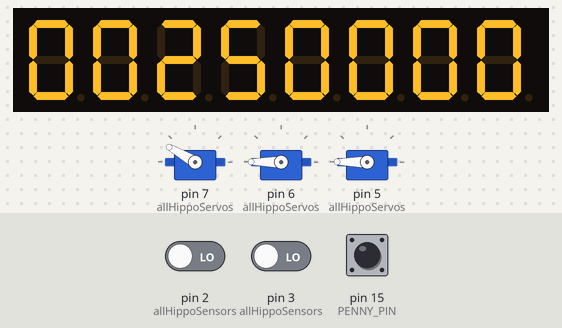
The sketch below on a simulated Arduino Uno, built with avr-gcc and run on an emulated ATmega328P. Shown: 3 × servo, 8-digit seven-segment display. The inputs (shaded band) are chosen by the test bench; at power-on: pin 2 (allHippoSensors) LOW, pin 3 (allHippoSensors) LOW, pin 15 (PENNY_PIN) HIGH. Random numbers use the default seed unless the sketch sets one.

Above: at 10.4 s.
10.5 s: pin 2 (allHippoSensors) driven HIGH
At 11.8 s:
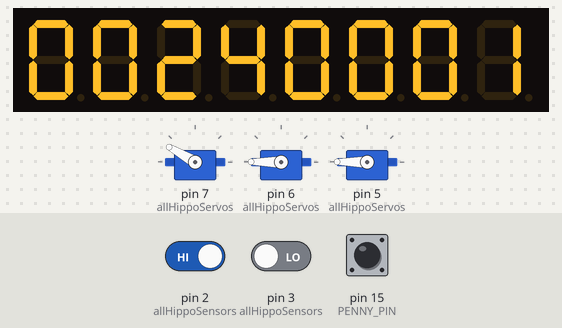
12.5 s: pin 3 (allHippoSensors) driven HIGH
At 13.4 s:
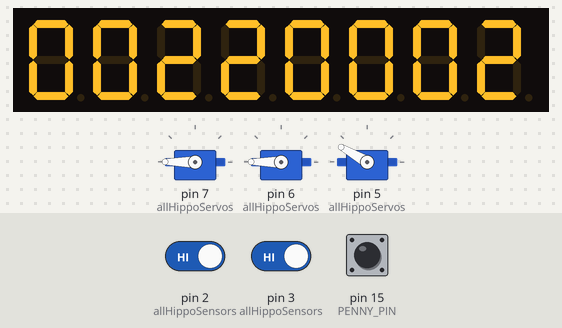
At 15.8 s:
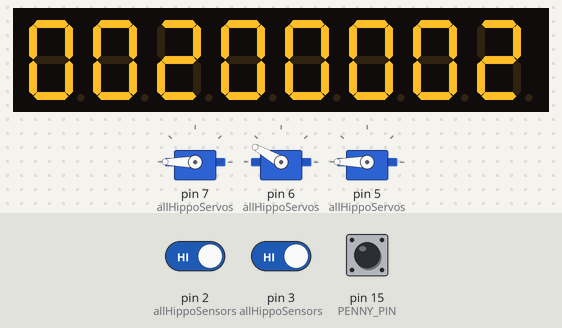
Timing chart, 0 to 20.5 s (numbered marks = the images above; inputs shaded):
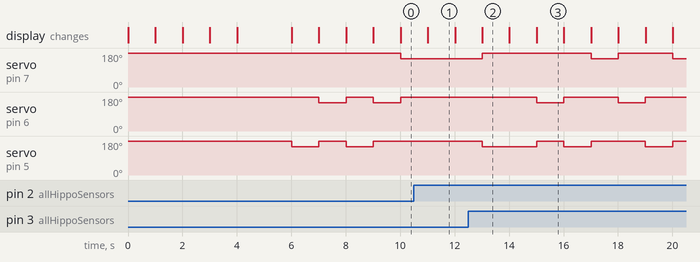

The sketch:

460_final_code.ino
```cpp
// ------------------------------------
// Chomp Challenge Game Code
// ------------------------------------
#include <Servo.h>      ///< Servo Library https://docs.arduino.cc/libraries/servo/
#include "LedControl.h" ///< MAX7219 Control https://wayoda.github.io/LedControl/

// ------------------------------------
// Penny Config
// ------------------------------------
#define PENNY_PIN 15

// ------------------------------------
// LED Display Config
// ------------------------------------
#define LC_DIN     12 ///< Data In Pin
#define LC_CLK     11 ///< Clock Pin
#define LC_CS      10 ///< CS Pin
#define LC_DEVICES 1  ///< Number of MAX7219 ICs

LedControl lc = LedControl(LC_DIN, LC_CLK, LC_CS, LC_DEVICES);

#define DISPLAY_LEFT  4 ///< Index for writing to the left 7 segement display
#define DISPLAY_RIGHT 0 ///< Index for writing to the right 7 segement display

// ------------------------------------
// IR Sensors (Ball Score Detectors)
// ------------------------------------
#define HIPPO1_SENSOR 2  ///< GPIO Pin for IR Sensor 1
#define HIPPO2_SENSOR 3  ///< GPIO Pin for IR Sensor 2 (baby)
#define HIPPO3_SENSOR 21 ///< GPIO Pin for IR Sensor 3

#define NUM_HIPPO_SENSORS 3 ///< Total Number of IR sensors for scoring

/// Look UP Table (LUT) of all available hippo sensors as defined above
const int allHippoSensors[NUM_HIPPO_SENSORS] = {
  HIPPO1_SENSOR, HIPPO2_SENSOR, HIPPO3_SENSOR
};

// ------------------------------------
// Servos (Hippo Mouths)
// ------------------------------------
#define HIPPO1_SERVO 7 ///< GPIO Pin for Hippo 1
#define HIPPO2_SERVO 6 ///< GPIO Pin for Hippo 2 (baby)
#define HIPPO3_SERVO 5 ///< GPIO Pin for Hippo 3

#define NUM_HIPPO_SERVO 3 ///< Total Number of actuated Hippos

/// Look UP Table (LUT) of all available hippo servos as defined above
const int allHippoServos[NUM_HIPPO_SERVO] = {
  HIPPO1_SERVO, HIPPO2_SERVO, HIPPO3_SERVO
};

/// Servo array to easily handle all hippo servos at once (or individually using index-based accessing)
Servo hippoServo[NUM_HIPPO_SERVO];

#define HIPPO_ANGLE_CLOSED 180 /// Defined servo angle to have hippo mouth fully CLOSED
#define HIPPO_ANGLE_OPEN   150 /// Defined servo angle to have hippo mouth OPEN up to approximately 30degrees (enough for the ball to score)

// ------------------------------------
// Game Config
// ------------------------------------
#define GAME_DURATION_S 30 ///< The amount of time in seconds to alot for a game
#define END_GAME_WAIT_S 5 ///< Amount of time in seconds to wait

/// States to track game (based on FSM drawing)
enum state {
  IDLE,
  START,
  PLAYING,
  END
};

// ------------------------------------
// Globals
// ------------------------------------
volatile unsigned int score = 0; ///< Tracking player score
unsigned int timeLeft = 0;       ///< Track time left in a game
unsigned int pennyInserted = 0;  ///< Value asserted if penny is inserted, else value is deasserted
state CS = IDLE;                 ///< Current State
state NS = IDLE;                 ///< Next State
unsigned long prevTime = 0;      ///< Variable to hold previous time in milliseconds for non-blocking cyclic code execution or timeouts

// ------------------------------------
// ISR Debounce Tracking
// ------------------------------------
volatile unsigned long lastTriggerTime[NUM_HIPPO_SENSORS] = {0};
const unsigned long SENSOR_DEBOUNCE_MS = 3000; // Number of milliseconds to wait before accepting a new score

// ====================================================================
// Functions
// ====================================================================

/// Penny Input Initalization function to set the pin mode to appropriate GPIO pin
void PennyInit() {
  pinMode(PENNY_PIN, INPUT_PULLUP);
}

// ----------------------------------------------------------------------
// Display Controller
// ----------------------------------------------------------------------

/// Reset and clear the display
void DisplayReset() {
  lc.shutdown(0, false);
  lc.setIntensity(0, 8);
  lc.clearDisplay(0);
}

/// Write a value to the display given the offset and the value to write
/// @param startDigit The digit to start at when writing to the display (DISPLAY_LEFT or DISPLAY_WRITE)
/// @param value The value to write to the display
void _DisplayWrite(int startDigit, int value) {
  lc.setDigit(0, startDigit,     value % 10, false);
  lc.setDigit(0, startDigit + 1, (value / 10) % 10, false);
  lc.setDigit(0, startDigit + 2, (value / 100) % 10, false);
  lc.setDigit(0, startDigit + 3, (value / 1000) % 10, false);
}

/// A friendly method to write to the display (easier for user)
/// @param disp 0 for left display, 1 for right display, 2 for both left and right display
/// @param value The value to write to the display
void DisplayWrite(int disp, int value) {
  switch (disp) {
    case 0: _DisplayWrite(DISPLAY_LEFT, value); break;
    case 1: _DisplayWrite(DISPLAY_RIGHT, value); break;
    case 2:
      _DisplayWrite(DISPLAY_LEFT, value);
      _DisplayWrite(DISPLAY_RIGHT, value);
      break;
  }
}

/// Countdown from `count` seconds to 0 (blocking function)
/// @param count Starting countdown value
void DisplayCountdown(int count) {
  DisplayWrite(1, 0);
  for (int i = count; i > 0; i--) {
    DisplayWrite(0, i);
    delay(1000);
  }
}

/// Writes to the displays to update score and counter during game `PLAYING` state
/// @param timeLeft New timer value
/// @param score Score value
void DisplayUpdateCounters(int timeLeft, int score) {
  DisplayWrite(0, timeLeft);
  DisplayWrite(1, score);
}

// ----------------------------------------------------------------------
// IDLE DISPLAY ANIMATION (Rolling numbers)
// ----------------------------------------------------------------------
void IdleAnimation_Rolling() {
  static unsigned long lastRoll = 0; ///< Store last roll timestamp
  static int rollValue = 0; ///< Value to store rolling number

  // Check for 150ms passing and update rolling counter value on scoreboards
  if (millis() - lastRoll > 150) {
    lastRoll = millis();
    rollValue = (rollValue + 1) % 10000;

    DisplayWrite(0, rollValue); ///< Write the CountUp Value on left display
    DisplayWrite(1, 9999 - rollValue); ///< Write the CountDown value on right display
  }
}

/// Run `IDLE` state animation
void RunIdleAnimations() {
  IdleAnimation_Rolling();
}

// ----------------------------------------------------------------------
// Servos
// ----------------------------------------------------------------------

/// Runs at startup
/// Initialize all hippo servos and reset to CLOSED state
void ServoSetup() {
  for (int i = 0; i < NUM_HIPPO_SERVO; ++i) {
    hippoServo[i].attach(allHippoServos[i]);
    hippoServo[i].write(HIPPO_ANGLE_CLOSED);
  }
  /// Set new random seed based on 'noise' from analog input 0 to randomize chosen hippos on startup
  randomSeed(analogRead(0));
}

/// Reset all hippo servos to CLOSED state
void ServoReset() {
  for (int i = 0; i < NUM_HIPPO_SERVO; ++i)
    hippoServo[i].write(HIPPO_ANGLE_CLOSED);
}

/// Set all hippo servo angles to a specific value
/// @param angle The angle to set the servo to
void ServoSetAngle(int angle) {
  for (int i = 0; i < NUM_HIPPO_SERVO; ++i)
    hippoServo[i].write(angle);
}

/// Open a random hippos mouth
void ServoOpenHippoMouth() {
  int servoNum = random(0, NUM_HIPPO_SERVO); ///< Select random hippo index 0 to `NUM_HIPPO_SERVO`
  ServoSetAngle(HIPPO_ANGLE_CLOSED); ///< Reset all hippos to closed
  hippoServo[servoNum].write(HIPPO_ANGLE_OPEN); ///< Command the randomly selected hippo to open
}

/// Close all hippo mouths
void ServoCloseALLHippoMouth() {
  ServoSetAngle(HIPPO_ANGLE_CLOSED);
}

// ----------------------------------------------------------------------
// IDLE DISPLAY ANIMATION (Rolling numbers)
// ----------------------------------------------------------------------

/// ISR Function for normal points (1 point) hippo
void SensorISR_Normal() {
  int sensorIndex = 0; // Index of sensor this ISR is attached to
  unsigned long now = millis(); // Store current timestamp

  // Check if time elapsed from last detection is less than configured `SENSOR_DEBOUNCE_MS`
  if (now - lastTriggerTime[sensorIndex] >= SENSOR_DEBOUNCE_MS) {
    score++; // Increment score
    lastTriggerTime[sensorIndex] = now; // Update last detection
  }
}

/// ISR Function for normal points (1 point) hippo
void SensorISR_Normal2() {
  int sensorIndex = 1; // Index of sensor this ISR is attached to
  unsigned long now = millis(); // Store current timestamp

  // Check if time elapsed from last detection is less than configured `SENSOR_DEBOUNCE_MS`
  if (now - lastTriggerTime[sensorIndex] >= SENSOR_DEBOUNCE_MS) {
    score++;
    lastTriggerTime[sensorIndex] = now;
  }
}

/// ISR Function for double points (2 points) hippo
void SensorISR_Double() {
  int sensorIndex = 2; // Index of sensor this ISR is attached to
  unsigned long now = millis(); // Store current timestamp
  if (now - lastTriggerTime[sensorIndex] >= SENSOR_DEBOUNCE_MS) {
    score += 2; // Double score (instead of increment)
    lastTriggerTime[sensorIndex] = now; // Update last detection
  }
}

// ----------------------------------------------------------------------
// Enabling and Disabling Interrupts
// ----------------------------------------------------------------------

/// Attach interrupt for score detection via IR sensors configured GPIO pin
void EnableSensorInterrupts() {
  attachInterrupt(digitalPinToInterrupt(allHippoSensors[0]), SensorISR_Normal, RISING);  // Adult Hippo 1
  attachInterrupt(digitalPinToInterrupt(allHippoSensors[1]), SensorISR_Normal2, RISING); // Adult Hippo 2
  attachInterrupt(digitalPinToInterrupt(allHippoSensors[2]), SensorISR_Double, RISING);  // Adult Hippo 3
}

/// Detach all interrupts from IR sensors
void DisableSensorInterrupts() {
  for (int i = 0; i < NUM_HIPPO_SENSORS; i++)
    detachInterrupt(digitalPinToInterrupt(allHippoSensors[i]));
}

// ====================================================================
// Setup
// ====================================================================

void setup() {
  DisplayReset();             ///< 7 segement displays init
  ServoSetup();               ///< Hippo servos init
  PennyInit();                ///< Penny detection sensor init
  DisableSensorInterrupts();  ///< Disable all interrupts (enabled when they are only needed)
}

// ====================================================================
// Main Loop
// ====================================================================

void loop() {
  unsigned long timeNow = millis(); ///< Current cycle timestamp
  unsigned long timeElapsed = timeNow - prevTime; ///< Time elapsed since `prevTime` was stored

  // -------------------------
  // STATE TRANSITIONS
  //-------------------------
  switch (CS) {
    case IDLE:
      NS = (pennyInserted == HIGH) ? START : IDLE; ///< If penny is inserted move to `START`
      break;

    case START:
      NS = START; ///< State transition handled by state actions (this was more convenient)
      break;

    case PLAYING:
      NS = (timeLeft > 0) ? PLAYING : END; ///< Stay in `PLAYING` until player runs out of time
      break;

    case END:
      NS = (timeElapsed >= END_GAME_WAIT_S * 1000) ? IDLE : END; ///< Go back to `IDLE` only if 5 seconds have elapsed
      break;
  }

  // -------------------------
  // STATE ACTIONS
  //-------------------------
  switch (CS) {

    case IDLE:
      pennyInserted = digitalRead(PENNY_PIN); ///< Poll penny sensor for detections
      DisableSensorInterrupts();              ///< Keep sensor interrupts disabled
      RunIdleAnimations();                    ///< Run idle animations while in state
      break;

    case START:
      DisableSensorInterrupts();             ///< Keep sensor interrupts disabled
      DisplayCountdown(5);                   ///< Start 5 second countdown
      score = 0;                             ///< Reset score
      timeLeft = GAME_DURATION_S;            ///< Update countdown timer to start at configured `GAME_DURATION_S`
      prevTime = millis();                   ///< Store previous time (legacy code)
      NS = PLAYING;                          ///< Moved to next state tracking
      break;

    case PLAYING:
      EnableSensorInterrupts();              ///< Enable sensor interrupts for score tracking

      /// Occurs every 1 second in the playing cycle (non blocking)
      if (timeElapsed >= 1000) {
        ServoOpenHippoMouth(); ///< Select random hippo mouth to open
        timeLeft--;            ///< Decrement timer (by 1 second)
        prevTime = millis();   ///< Update prevTime tracking to handle 1s cyclic exection using `millis()`
        DisplayUpdateCounters(timeLeft, score); ///< Update scoreboard
      }
      break;

    case END:
      DisableSensorInterrupts();             ///< Keep sensor interrupts disabled
      ServoCloseALLHippoMouth();             ///< Close all hippo mouths (added so players don't try to score after the game ends)

      /// On the last second update the display to clear the timer and keep score displayed for 5 seconds before resetting to `IDLE`
      if (timeElapsed == 0) {
        DisplayWrite(0, 0);
        DisplayWrite(1, score);
        prevTime = millis(); ///< Update prevTime tracking to handle 5 second time out using `millis()`
      }
      break;
  }

  CS = NS; ///< FSM Condition for state transitions
}
```

Measured:
- what the display in image 1 shows lasts 1.0 s, from 11.0 s to 12.0 s
